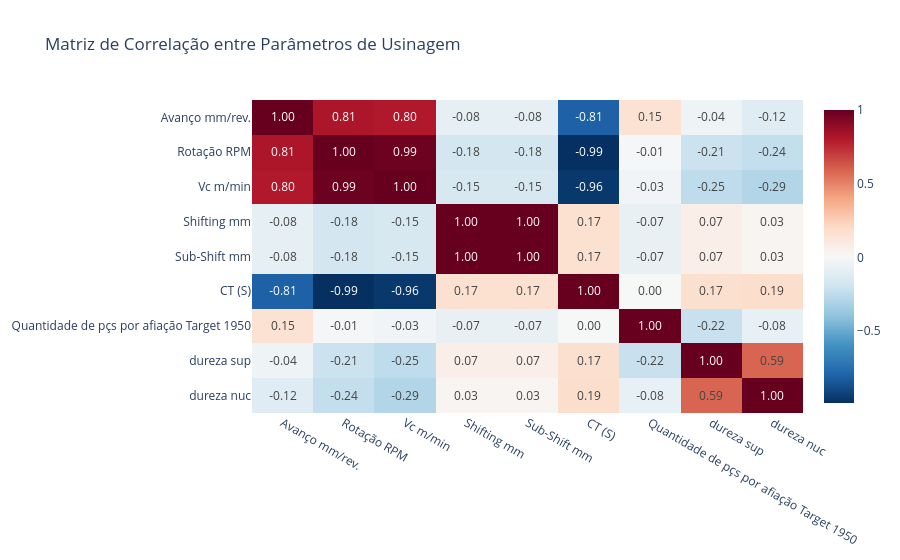

Write notebook code for a chart like this one.
### Markdown cell above
Apesar de ser mais notável no Revestimento 'Alcrona Evo', ambos os revestimentosapresentam apresentam uma variação muito maior na vida útil do que o esperado. É necessessário investigar o motivo desta variação.

### Code cell
# cria um heatmap das variáveis numéricas de df_corrigido

df_numerico = df_corrigido.select_dtypes(include=['float64', 'int64']) # cria df_numerico com apneas as colunas numéricas de df_corrigido

matriz_correlacao = df_numerico.corr(method='spearman') # cria uma matriz de correlação das colunas de df_numerico

fig_corr = px.imshow( # cria uma figura para o heatmap
    matriz_correlacao, # define a matriz a ser usado
    text_auto=".2f", # mostra os valores com 2 casas decimais
    aspect="auto", # define a proporção do heatmap como automática forçañdo-o a preencher a altura e largura da figura
    color_continuous_scale='RdBu_r', # define a escala de cores como Azul para positivo e Vermelho para negativo
    title='Matriz de Correlação entre Parâmetros de Usinagem' # define o título do gráfico
)

fig_corr.show() # exibe a figura

### Figure 1 — Plotly figure (JSON) as saved in the notebook; plotly's stock layout.template omitted (floating-point values rounded to 4 significant figures)
{"data": [{"coloraxis": "coloraxis", "hovertemplate": "x: %{x}<br>y: %{y}<br>color: %{z}<extra></extra>", "name": "0", "texttemplate": "%{z:.2f}", "type": "heatmap", "x": ["Avanço mm/rev.", "Rotação RPM", "Vc m/min", "Shifting mm", "Sub-Shift mm", "CT (S)", "Quantidade de pçs por afiação Target 1950", "dureza sup", "dureza nuc"], "xaxis": "x", "y": ["Avanço mm/rev.", "Rotação RPM", "Vc m/min", "Shifting mm", "Sub-Shift mm", "CT (S)", "Quantidade de pçs por afiação Target 1950", "dureza sup", "dureza nuc"], "yaxis": "y", "z": [[1.0, 0.814, 0.8038, -0.08227, -0.08227, -0.8059, 0.1548, -0.04169, -0.1176], [0.814, 1.0, 0.9853, -0.179, -0.179, -0.9879, -0.005077, -0.2077, -0.236], [0.8038, 0.9853, 1.0, -0.1543, -0.1543, -0.9582, -0.02725, -0.2513, -0.291], [-0.08227, -0.179, -0.1543, 1.0, 1.0, 0.1694, -0.07463, 0.06788, 0.02566], [-0.08227, -0.179, -0.1543, 1.0, 1.0, 0.1694, -0.07463, 0.06788, 0.02566], [-0.8059, -0.9879, -0.9582, 0.1694, 0.1694, 1.0, 0.003044, 0.1715, 0.1853], [0.1548, -0.005077, -0.02725, -0.07463, -0.07463, 0.003044, 1.0, -0.2176, -0.0763], [-0.04169, -0.2077, -0.2513, 0.06788, 0.06788, 0.1715, -0.2176, 1.0, 0.5872], [-0.1176, -0.236, -0.291, 0.02566, 0.02566, 0.1853, -0.0763, 0.5872, 1.0]]}], "layout": {"coloraxis": {"autocolorscale": false, "colorscale": [[0, "rgb(5,48,97)"], [0.1, "rgb(33,102,172)"], [0.2, "rgb(67,147,195)"], [0.3, "rgb(146,197,222)"], [0.4, "rgb(209,229,240)"], [0.5, "rgb(247,247,247)"], [0.6, "rgb(253,219,199)"], [0.7, "rgb(244,165,130)"], [0.8, "rgb(214,96,77)"], [0.9, "rgb(178,24,43)"], [1, "rgb(103,0,31)"]]}, "title": {"text": "Matriz de Correlação entre Parâmetros de Usinagem"}, "xaxis": {"anchor": "y", "domain": [0, 1]}, "yaxis": {"anchor": "x", "autorange": "reversed", "domain": [0, 1]}}}
